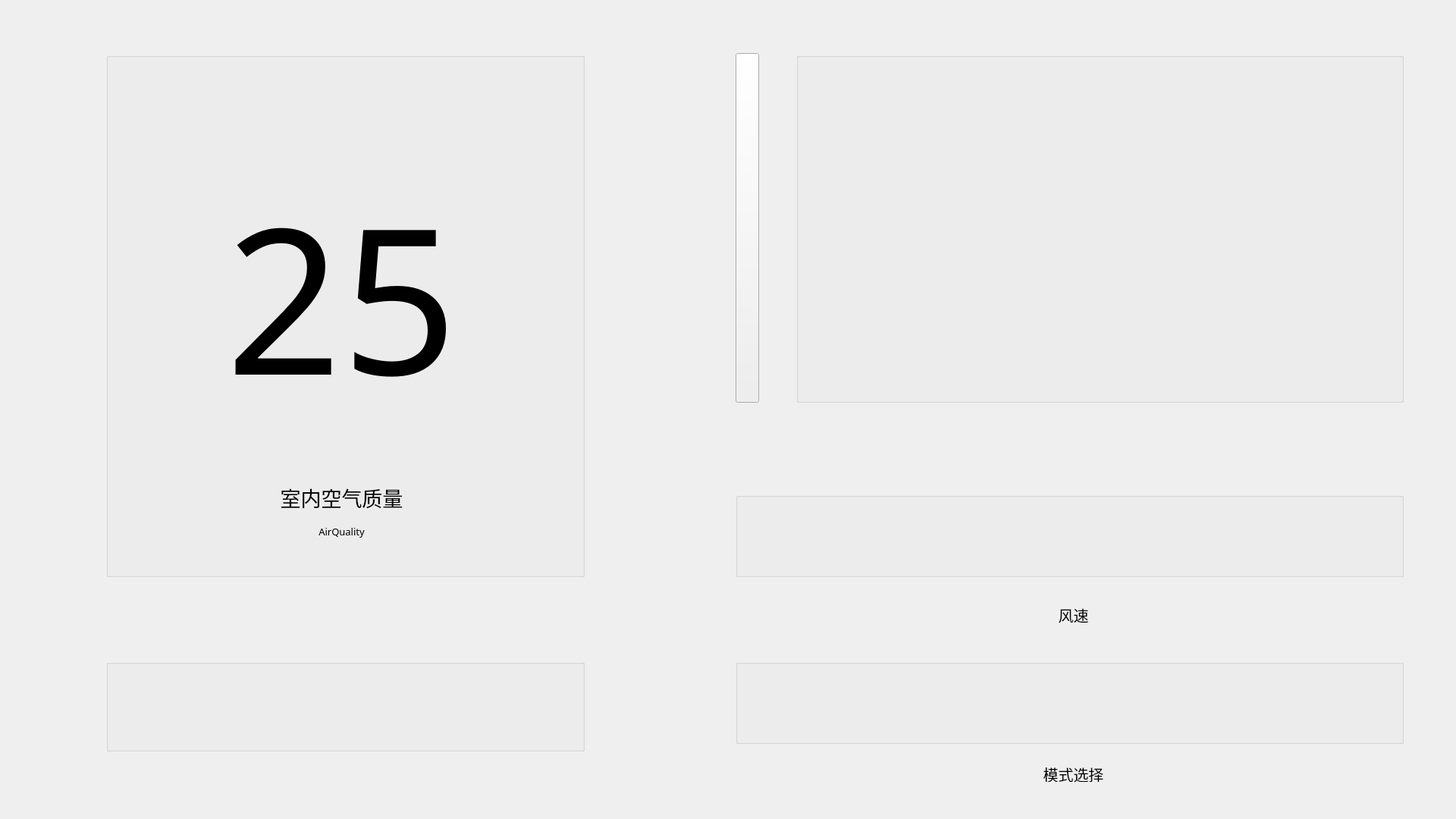
<?xml version="1.0" encoding="UTF-8"?>
<ui version="4.0">
 <class>frmMain</class>
 <widget class="QWidget" name="frmMain">
  <property name="geometry">
   <rect>
    <x>0</x>
    <y>0</y>
    <width>1920</width>
    <height>1080</height>
   </rect>
  </property>
  <property name="windowTitle">
   <string>Form</string>
  </property>
  <widget class="QGroupBox" name="groupBox">
   <property name="geometry">
    <rect>
     <x>140</x>
     <y>70</y>
     <width>631</width>
     <height>691</height>
    </rect>
   </property>
   <property name="title">
    <string/>
   </property>
   <widget class="QLabel" name="label">
    <property name="geometry">
     <rect>
      <x>70</x>
      <y>100</y>
      <width>481</width>
      <height>441</height>
     </rect>
    </property>
    <property name="font">
     <font>
      <family>Adobe 黑体 Std R</family>
      <pointsize>350</pointsize>
     </font>
    </property>
    <property name="text">
     <string>25</string>
    </property>
    <property name="alignment">
     <set>Qt::AlignCenter</set>
    </property>
   </widget>
   <widget class="QLabel" name="label_2">
    <property name="geometry">
     <rect>
      <x>220</x>
      <y>570</y>
      <width>181</width>
      <height>31</height>
     </rect>
    </property>
    <property name="font">
     <font>
      <family>Adobe 黑体 Std R</family>
      <pointsize>20</pointsize>
     </font>
    </property>
    <property name="text">
     <string>室内空气质量</string>
    </property>
    <property name="alignment">
     <set>Qt::AlignCenter</set>
    </property>
   </widget>
   <widget class="QLabel" name="label_3">
    <property name="geometry">
     <rect>
      <x>260</x>
      <y>620</y>
      <width>101</width>
      <height>21</height>
     </rect>
    </property>
    <property name="font">
     <font>
      <family>Adobe 黑体 Std R</family>
      <pointsize>10</pointsize>
     </font>
    </property>
    <property name="text">
     <string>AirQuality</string>
    </property>
    <property name="alignment">
     <set>Qt::AlignCenter</set>
    </property>
   </widget>
  </widget>
  <widget class="QGroupBox" name="groupBox_2">
   <property name="geometry">
    <rect>
     <x>140</x>
     <y>870</y>
     <width>631</width>
     <height>121</height>
    </rect>
   </property>
   <property name="title">
    <string/>
   </property>
  </widget>
  <widget class="QGroupBox" name="groupBox_4">
   <property name="geometry">
    <rect>
     <x>970</x>
     <y>870</y>
     <width>881</width>
     <height>111</height>
    </rect>
   </property>
   <property name="title">
    <string/>
   </property>
  </widget>
  <widget class="QGroupBox" name="groupBox_5">
   <property name="geometry">
    <rect>
     <x>970</x>
     <y>650</y>
     <width>881</width>
     <height>111</height>
    </rect>
   </property>
   <property name="title">
    <string/>
   </property>
  </widget>
  <widget class="QPushButton" name="pushButton">
   <property name="geometry">
    <rect>
     <x>970</x>
     <y>70</y>
     <width>31</width>
     <height>461</height>
    </rect>
   </property>
   <property name="text">
    <string/>
   </property>
  </widget>
  <widget class="QGroupBox" name="groupBox_6">
   <property name="geometry">
    <rect>
     <x>1050</x>
     <y>70</y>
     <width>801</width>
     <height>461</height>
    </rect>
   </property>
   <property name="title">
    <string/>
   </property>
  </widget>
  <widget class="QLabel" name="label_4">
   <property name="geometry">
    <rect>
     <x>1370</x>
     <y>800</y>
     <width>91</width>
     <height>21</height>
    </rect>
   </property>
   <property name="font">
    <font>
     <family>Adobe 黑体 Std R</family>
     <pointsize>15</pointsize>
    </font>
   </property>
   <property name="text">
    <string>风速</string>
   </property>
   <property name="alignment">
    <set>Qt::AlignCenter</set>
   </property>
  </widget>
  <widget class="QLabel" name="label_5">
   <property name="geometry">
    <rect>
     <x>1370</x>
     <y>1010</y>
     <width>91</width>
     <height>21</height>
    </rect>
   </property>
   <property name="font">
    <font>
     <family>Adobe 黑体 Std R</family>
     <pointsize>15</pointsize>
    </font>
   </property>
   <property name="text">
    <string>模式选择</string>
   </property>
   <property name="alignment">
    <set>Qt::AlignCenter</set>
   </property>
  </widget>
 </widget>
 <resources/>
 <connections/>
</ui>
